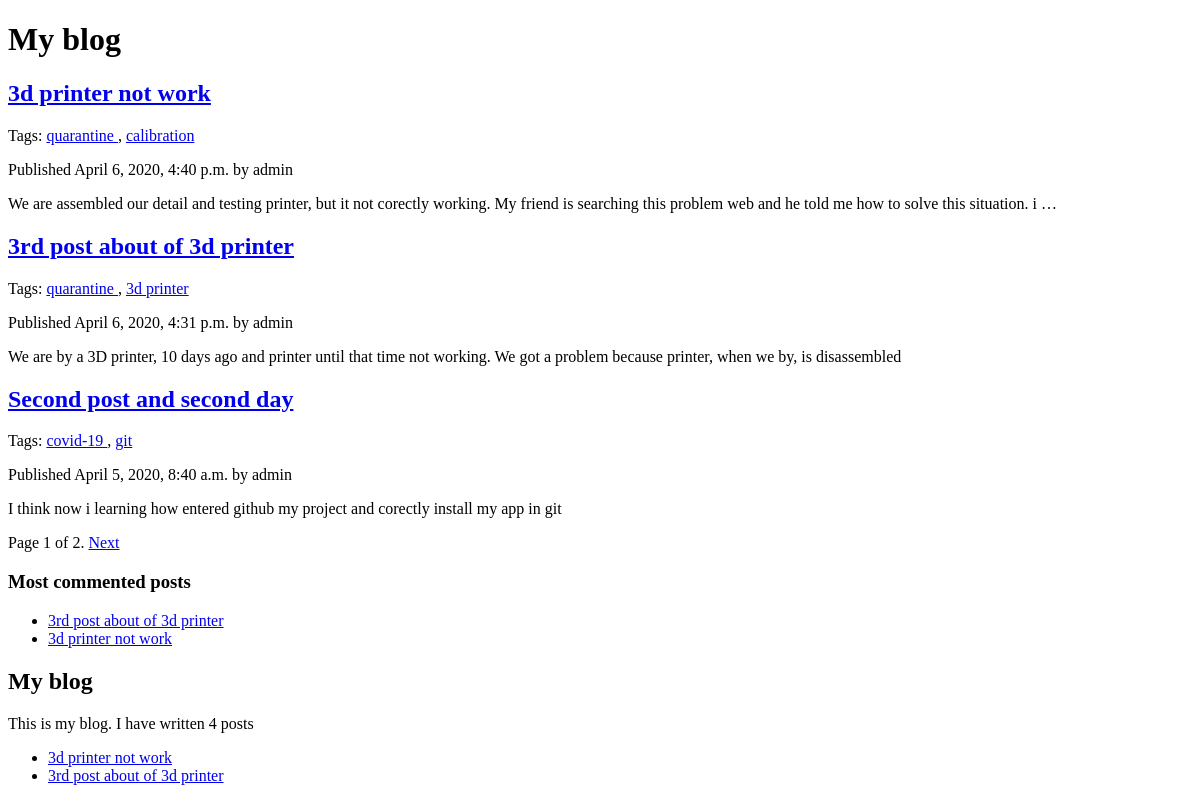
/blog/, run on an earlier commit of the app's database.
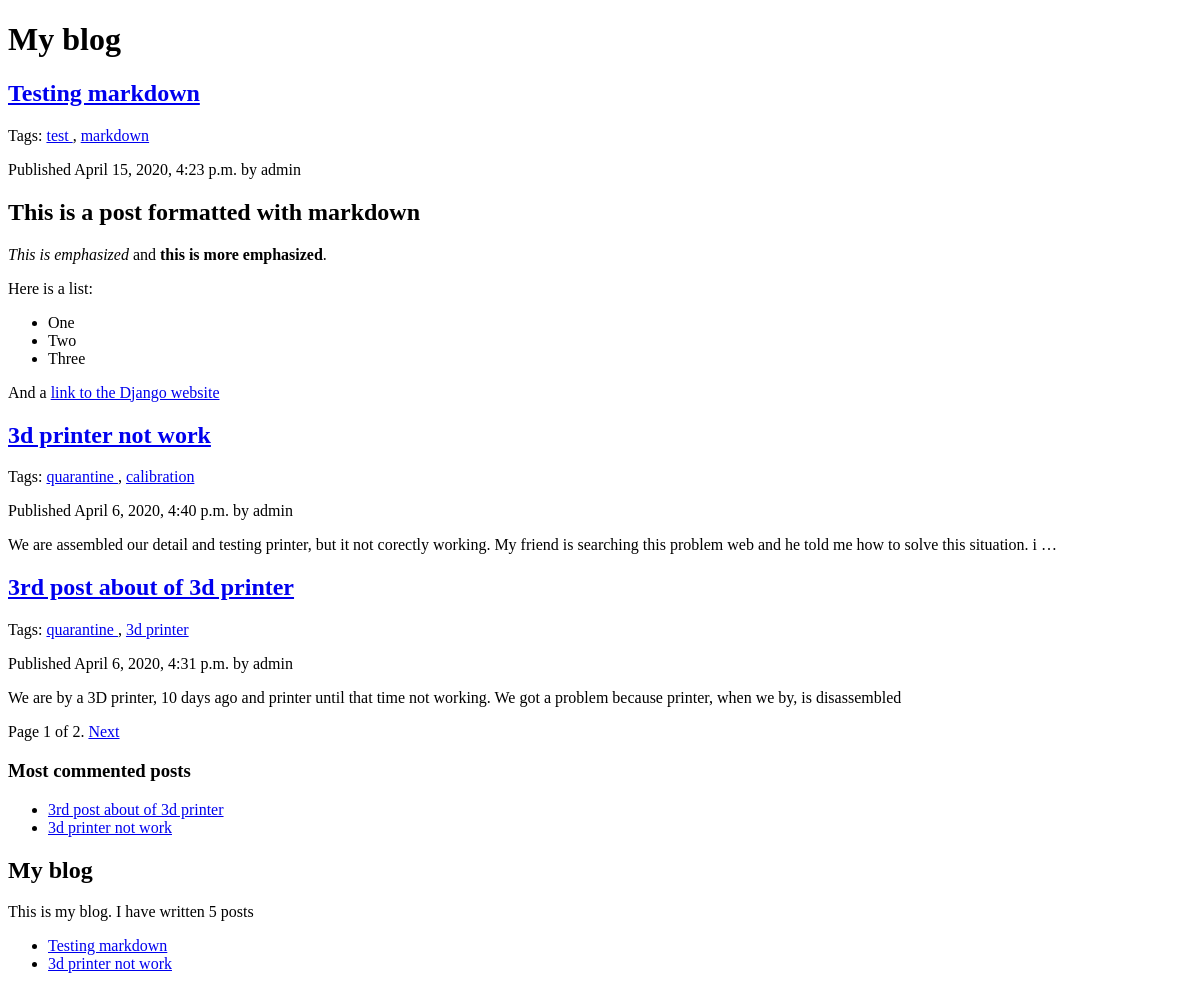
And on a later commit of the database.
### blog/models.py (models this page shows, shortened)
class Post(models.Model):
    STATUS_CHOICES = (
        ('draft', 'Draft'),
        ('published', 'Published'),
    )
    title = models.CharField(max_length=250)
    slug = models.SlugField(max_length=250, unique_for_date='publish')
    author = models.ForeignKey(User, related_name='blog_posts',on_delete=models.CASCADE)
    body = models.TextField()
    publish = models.DateTimeField(default=timezone.now)
    created = models.DateTimeField(auto_now_add=True)
    updated = models.DateTimeField(auto_now=True)
    status = models.CharField(max_length=10, choices=STATUS_CHOICES, default='draft')
    tags = TaggableManager()
    class Meta:
        ordering = ['-publish']
    def get_absolute_url(self):
        return reverse('post_detail', args=[self.publish.year,self.publish.strftime('%m'),self.publish.strftime('%d'),self.slug])

### blog/views.py (the view)
# urls.py: path('', views.post_list, name='post_list'),
def post_list(request, tag_slug=None):
    object_list = Post.objects.all()
    tag = None
    if tag_slug:
        tag = get_object_or_404(Post.tags.all(), slug=tag_slug)
        object_list = object_list.filter(tags__in=[tag])
    paginator = Paginator(object_list, 3) # 3 posts in each page
    page = request.GET.get('page')
    try:
        posts = paginator.page(page)
    except PageNotAnInteger:
        posts = paginator.page(1)
    except EmptyPage:
        posts = paginator.page(paginator.num_pages)
    return render(request, 'post/list.html', {'page': page, 'posts': posts, 'tag': tag})

### blog/templatetags/blog_tags.py (called while the page is built)
@register.simple_tag
def total_posts():
    return Post.objects.all().count()

@register.inclusion_tag('latest_post.html')
def show_latest_posts(count=2):
    latest_posts = Post.objects.all().order_by('-publish')[:count]
    return {'latest_posts': latest_posts}

@register.simple_tag
def get_most_commented_posts(count=2):
    return Post.objects.all().annotate(total_comments=Count('comments')).order_by('-total_comments')[:count]

@register.filter(name='markdown')
def markdown_format(text):
    return mark_safe(markdown.markdown(text))

### blog/templates/post/list.html (shortened to what this page needs)
{% extends "base.html" %}
{% load blog_tags %}
{% block content %}
  <h1>My blog</h1>
  {% for post in posts %}
    <h2>
      <a href="{{ post.get_absolute_url }}">{{ post.title }}</a>
    </h2>
    <p class="tags">
    Tags:
    {% for tag in post.tags.all %}
        <a href="{% url 'post_list_by_tag' tag.slug %}">
            {{ tag.name }}
        </a>
        {% if not forloop.last %}, {% endif %}
    {% endfor %}
  </p>
  <p class="date">
    Published {{ post.publish }} by {{ post.author }}
  </p>
  {{ post.body|markdown|truncatewords_html:30}}
  {% endfor %}
  {% include "pagination.html" with page=posts %}
{% endblock %}

### blog/templates/base.html (shortened to what this page needs)
{% load blog_tags %}
<!DOCTYPE html>
<html lang="en" dir="ltr">
  <head>
  </head>
  <body>
    <div id="content">
      {% block content %}
      {% endblock %}
    </div>
    <h3>Most commented posts</h3>
{% get_most_commented_posts as most_commented_posts %}
<ul>
    {% for post in most_commented_posts %}
        <li>
            <a href="{{ post.get_absolute_url }}">{{ post.title }}</a>
        </li>
    {% endfor %}
</ul>
    <div id="sidebar">
      <h2>My blog</h2>
      <p>This is my blog. I have written {% total_posts %} posts</p>
    </div>
    {%  show_latest_posts  %}
  </body>
</html>

### blog/templates/pagination.html (shortened to what this page needs)
<div class="pagination">
    <span class="step-links">
        <span class="current">
            Page {{ page.number }} of {{ page.paginator.num_pages }}.
        </span>
        {% if page.has_next %}
            <a href="?page={{ page.next_page_number }}">Next</a>
        {% endif %}
    </span>
</div>

### blog/templates/latest_post.html
<ul>
    {% for post in latest_posts %}
        <li>
            <a href="{{ post.get_absolute_url }}">{{ post.title }}</a>
        </li>
    {% endfor %}
</ul>

What changed in the data, as far as the page shows it:
no longer on this page (row unchanged): Post: title "Second post and second day", publish "April 5, 2020, 8:40 a.m.", author "admin", body "I think now i learning how entered github my project and corectly install my app in git", shown under "My blog"
no longer on this page (row unchanged): Tag: name "covid-19", shown under "Second post and second day"
no longer on one of the page's lists (row unchanged): Post: title "3rd post about of 3d printer"
no longer on this page (row unchanged): Tag: name "git", shown under "Second post and second day"
added Post: title "Testing markdown", publish "April 15, 2020, 4:23 p.m.", author "admin", body "This is a post formatted with markdown This is emphasized and this is more emphasized . Here is a list: One Two Three And a link to the Django website"
added Tag: name "test", shown under "Testing markdown"
added Tag: name "markdown", shown under "Testing markdown"
Also different on the page:
text no longer shown: "4"
text now shown: "5"
